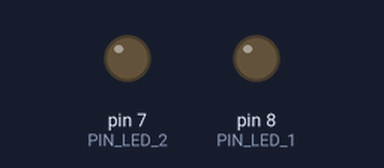
Bench run of a sketch on a simulated Arduino Uno, built with avr-gcc and run on an emulated ATmega328P. Shown: output pins drawn as LEDs (lit = HIGH).

Above: at 0.1 s.
At 12.1 s:
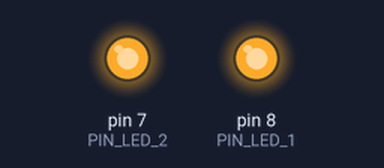
At 20.25 s:
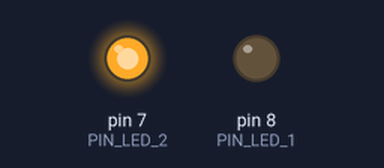
At 39.1 s:
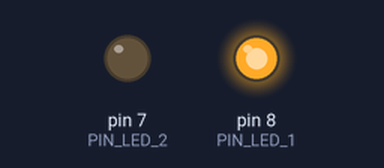
Timing chart, 0 to 40.0 s (numbered marks = the images above):
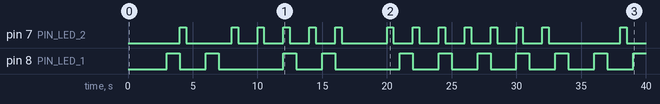

The sketch:

4_solution_lib_externe.ino
```cpp
#include <arduino-timer.h>
#define PIN_LED_1 8
#define PIN_LED_2 7

// Structure en vue de stocker tout les parametres propre a une Tache
struct Tache{
    int pin;
    int duree;
};

// Déclaration des 2 taches
Tache tache_1;
Tache tache_2;

// Déclaration du gestionnaire des taches : timer
// 3 constructeurs existent, celui ci est l'un d'eux.
// int : nombre de taches
// micros | millis : précision du timer
// type argument attendu lors de l'appel d'un callback.
Timer<4, millis, Tache> timer;

// Callback appellé afin d'eteindre la LED définie sur tache.pin
bool extinction_led(Tache tache){
    //Extinction de la LED
    digitalWrite(tache.pin, LOW);

    //Auto destruction de la tache en memoire.
    return false;
}

// Callback appellé afin d'allumer la LED définie sur tache.pin
bool allumage_led(Tache tache) {
    //Allumage de la LED
    digitalWrite(tache.pin, HIGH);

    //Instanciation d'une tache a executer dans tache.duree
    timer.in(tache.duree, extinction_led, tache);

    //Réinstanciation automatique de la tache
    return true;
}

void setup() {
    //LED setting mode OUTPUT
    pinMode(PIN_LED_1, OUTPUT);
    pinMode(PIN_LED_2, OUTPUT);

    //Initialisation des deux taches avec leur pin de raccordement et la durée de la tache
    tache_1 = {PIN_LED_1, 1000};
    tache_2 = {PIN_LED_2, 500};

    //Déclaration aupres du gestionnaire de taches de deux taches a executer a interval régulier
    timer.every(3000, allumage_led, tache_1);
    timer.every(2000, allumage_led, tache_2);

}

void loop() {
    //Appel constant de "l'horloge interne" du gestionnaire des taches pour la mise à jour et lancement des taches.
    timer.tick();
}
```

Measured:
- by itself, pin 7 (PIN_LED_2): LOW → HIGH at 4.0 s, → LOW 0.50 s later, → HIGH 3.5 s later, → LOW 0.50 s later, … (28 changes in this stretch)
- by itself, pin 8 (PIN_LED_1): LOW → HIGH at 3.0 s, → LOW 1.0 s later, → HIGH 2.0 s later, → LOW 1.0 s later, … (21 changes in this stretch)
